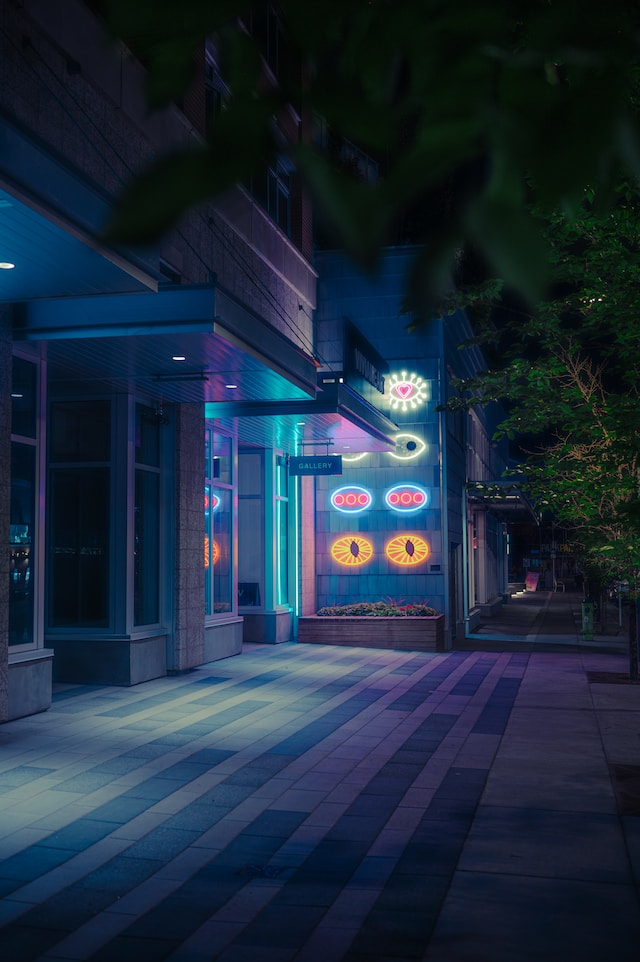
#> input picture DL/OpenCV/Module1/img/img5.jpg, 640 x 962 px, found by its file name
$ python 9.HistogramImage.py
#> lines starting #> are read from the running program, lines starting #| are printed output that depends on the picture
import numpy as np
import cv2 as cv
from matplotlib import pyplot as plt

img = cv.imread("D:/2-bai tap cua dev/PythonAI/AI/DL/OpenCV/Module1/img/img5.jpg", cv.IMREAD_GRAYSCALE)
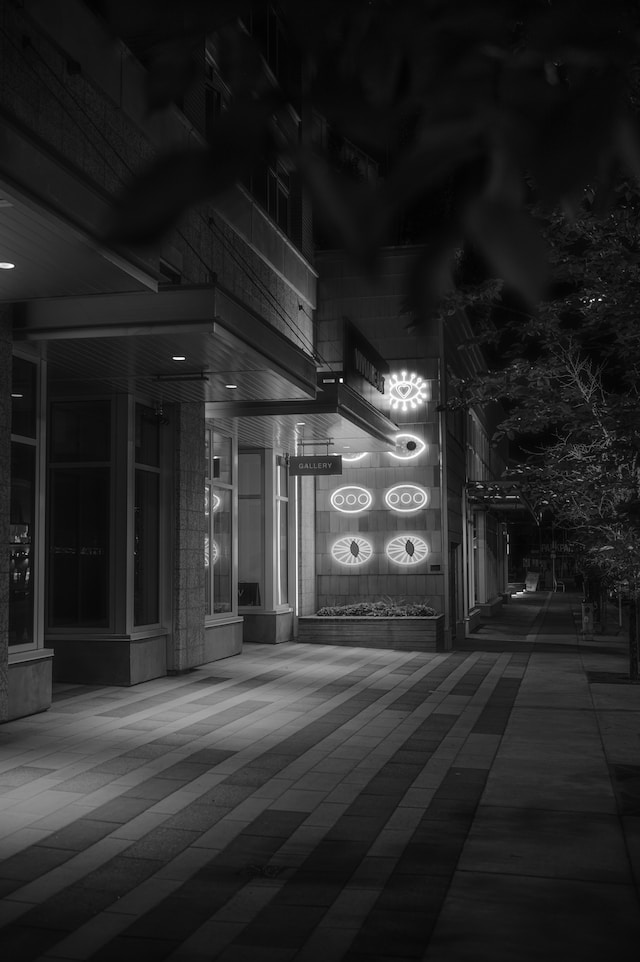
#> img: shape (962, 640); min 0, max 255, mean 41.1

# [12 lines of commented-out code are left out]
hist,bins = np.histogram(img.flatten(),256,[0,256])
#> hist = 256 values, max 19936 at index 13, min 23 at index 236, mean 2405; bins = 257 values from 0 to 256

# tinh toan can mau
cdf = hist.cumsum()
#> cdf = 256 values from 97 to 615680
cdf_normalized = cdf * float(hist.max()) / cdf.max()
#> cdf_normalized = 256 values from 3.14 to 19936

# mask
cdf_m = np.ma.masked_equal(cdf, 0)
cdf_m = (cdf_m - cdf_m.min())*255/(cdf_m.max()-cdf_m.min())
cdf = np.ma.filled(cdf_m,0).astype('uint8')
#> cdf = 256 values from 0 to 255

img2 = cdf[img]
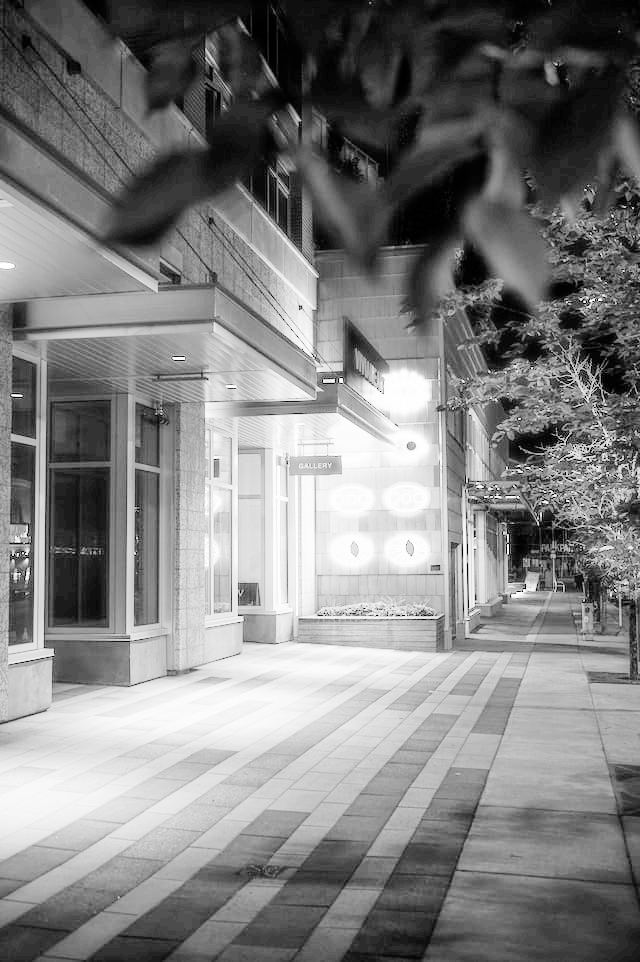
#> img2: shape (962, 640); min 0, max 255, mean 128.8

# show ra hinh can bang
plt.plot(img2, color = 'b')
plt.hist(img.flatten(),256,[0,256], color = 'r')
plt.xlim([0,256])
plt.legend(('cdf','histogram'), loc = 'upper left')

plt.show()
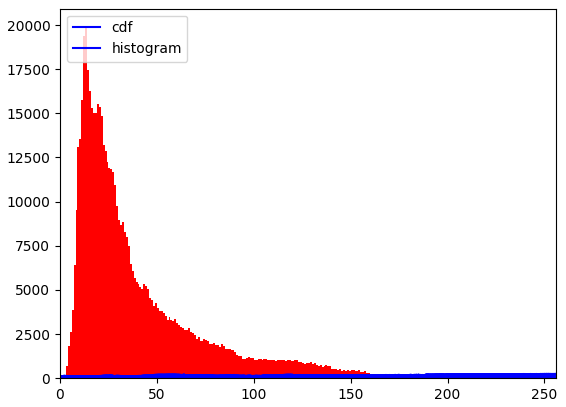
#> figure drawn by matplotlib, 1 panel; tallest bar 19936 high, from x = 13 to 14; curve peaks at x = 263, y = 254; curve peaks at x = 263, y = 254; curve peaks at x = 264, y = 254

$ run again, with DL/OpenCV/Module1/img/img1.jpg copied over DL/OpenCV/Module1/img/img5.jpg
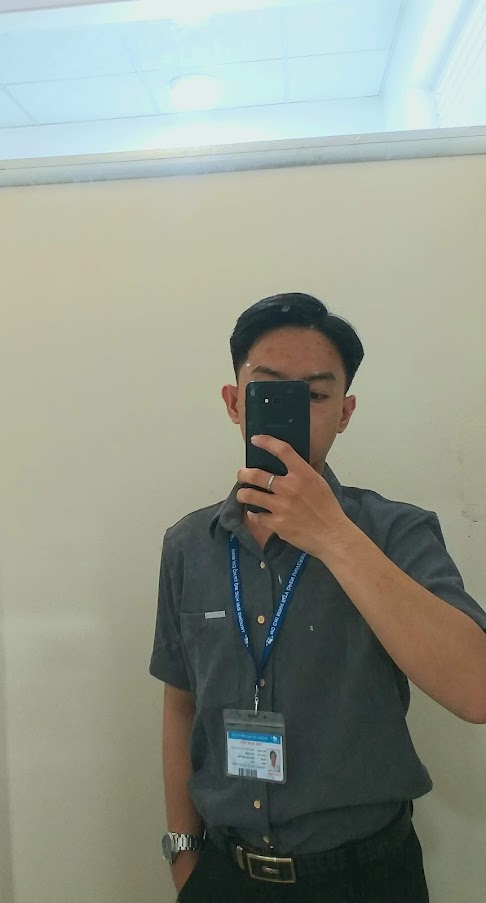
#> input picture DL/OpenCV/Module1/img/img1.jpg, 486 x 903 px, found by its file name
#> `img = cv.imread("D:/2-bai tap cua dev/PythonAI/AI/DL/OpenCV/Module1/im..`:
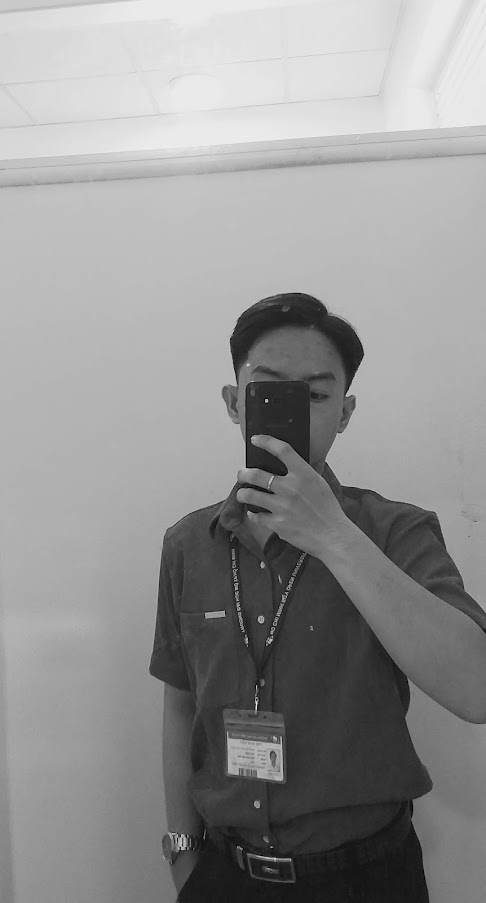
#> img: shape (903, 486); min 0, max 241, mean 147
#> hist = 256 values, max 10527 at index 190, min 0 at index 240, mean 1714.3; bins = 257 values from 0 to 256
#> `cdf = hist.cumsum()`: cdf = 256 values from 43 to 438858
#> cdf_normalized = 256 values from 1.03 to 10527
#> `cdf = np.ma.filled(cdf_m,0).astype('uint8')`: cdf = 256 values from 0 to 255
#> `plt.show()`:
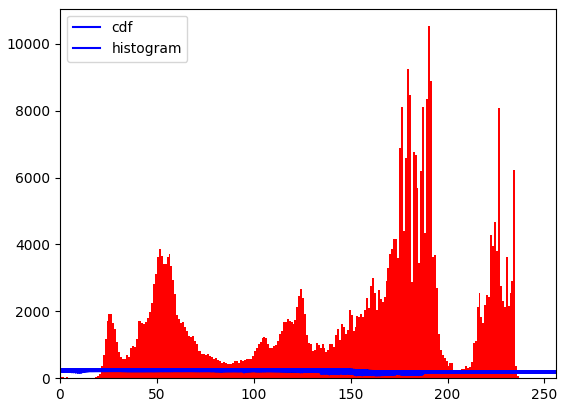
#> figure drawn by matplotlib, 1 panel; tallest bar 10527 high, from x = 190 to 191; curve peaks at x = 32, y = 221; curve peaks at x = 24, y = 220; curve peaks at x = 24, y = 220

$ run again, with DL/OpenCV/Module1/img/img2.jpg copied over DL/OpenCV/Module1/img/img5.jpg
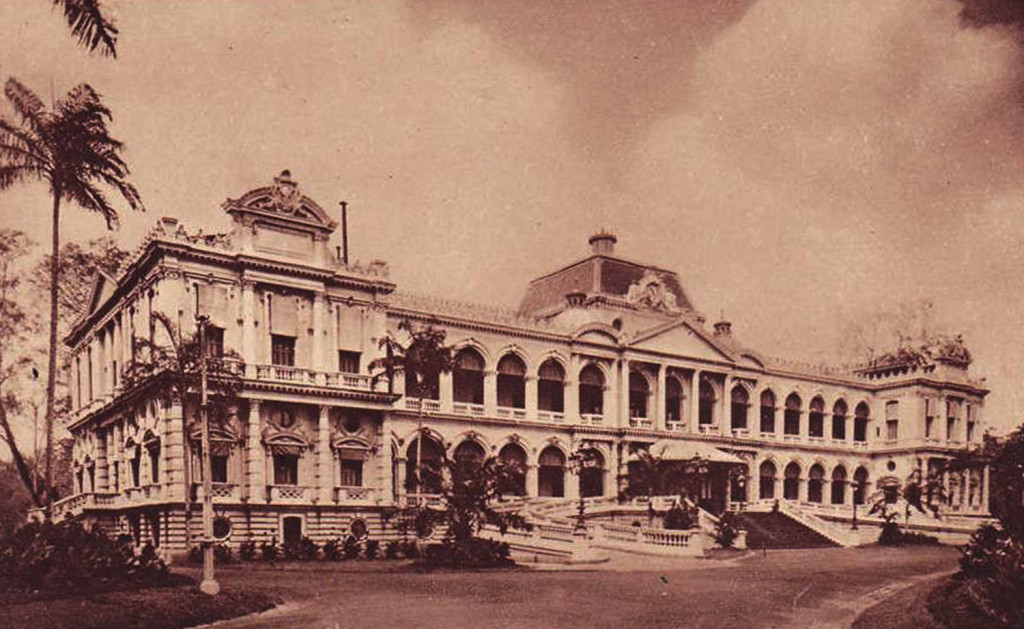
#> input picture DL/OpenCV/Module1/img/img2.jpg, 1024 x 629 px, found by its file name
#> `img = cv.imread("D:/2-bai tap cua dev/PythonAI/AI/DL/OpenCV/Module1/im..`:
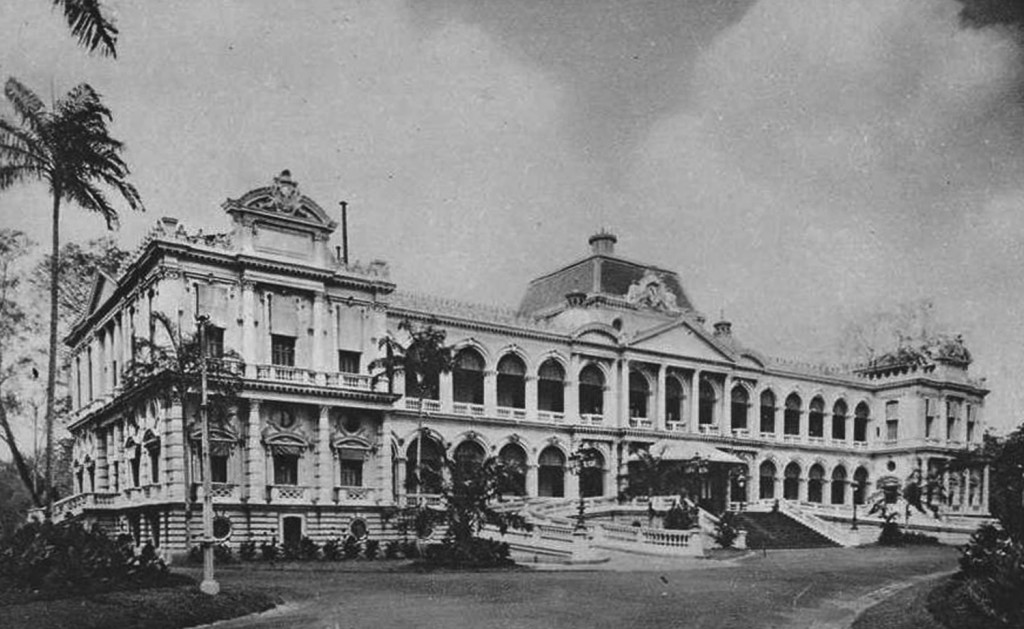
#> img: shape (629, 1024); min 8, max 236, mean 132.1
#> hist = 256 values, max 16551 at index 176, min 0 at index 0, mean 2516; bins = 257 values from 0 to 256
#> `cdf = hist.cumsum()`: cdf = 256 values from 0 to 644096
#> cdf_normalized = 256 values from 0 to 16551
#> `cdf = np.ma.filled(cdf_m,0).astype('uint8')`: cdf = 256 values from 0 to 255
#> `plt.show()`:
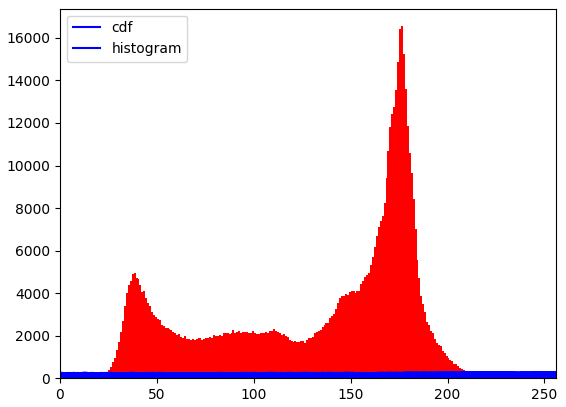
#> figure drawn by matplotlib, 1 panel; tallest bar 16551 high, from x = 176 to 177; curve peaks at x = 440, y = 251; curve peaks at x = 433, y = 253; curve peaks at x = 440, y = 253

$ run again, with DL/OpenCV/Module1/img/img3.jpg copied over DL/OpenCV/Module1/img/img5.jpg
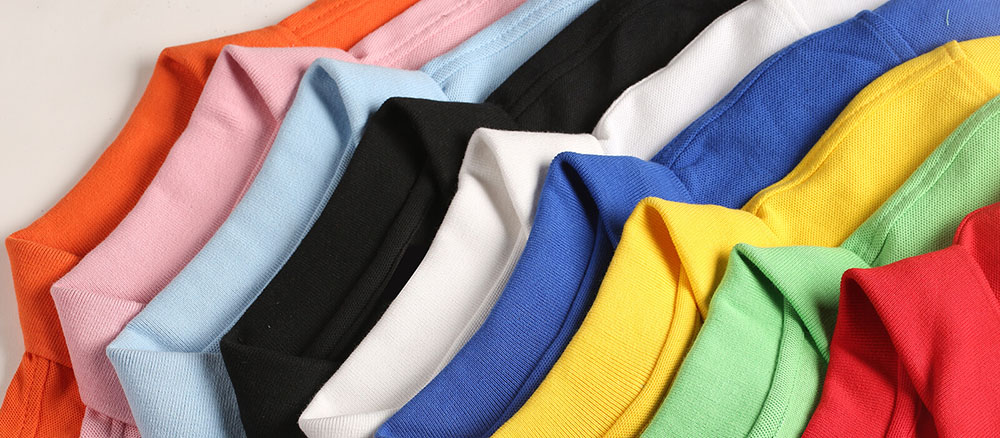
#> input picture DL/OpenCV/Module1/img/img3.jpg, 1000 x 438 px, found by its file name
#> `img = cv.imread("D:/2-bai tap cua dev/PythonAI/AI/DL/OpenCV/Module1/im..`:
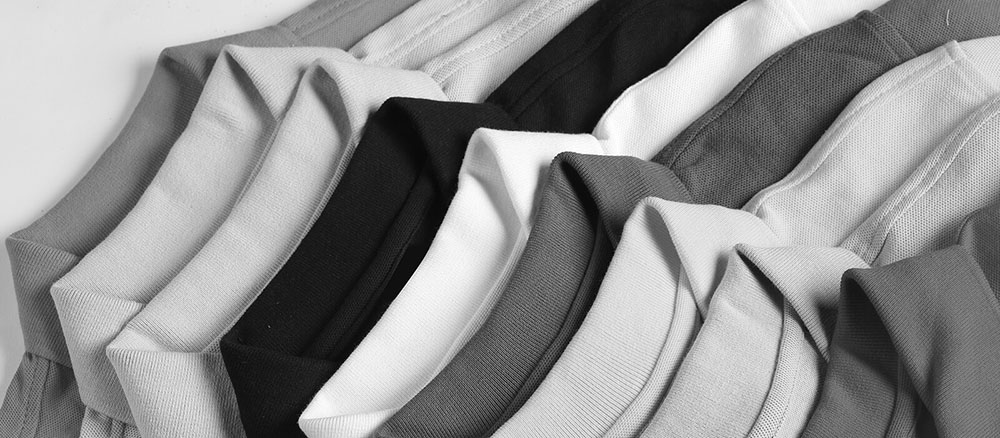
#> img: shape (438, 1000); min 0, max 255, mean 143.6
#> hist = 256 values, max 9438 at index 225, min 15 at index 3, mean 1710.9; bins = 257 values from 0 to 256
#> `cdf = hist.cumsum()`: cdf = 256 values from 58 to 438000
#> cdf_normalized = 256 values from 1.25 to 9438
#> `cdf = np.ma.filled(cdf_m,0).astype('uint8')`: cdf = 256 values from 0 to 255
#> `plt.show()`:
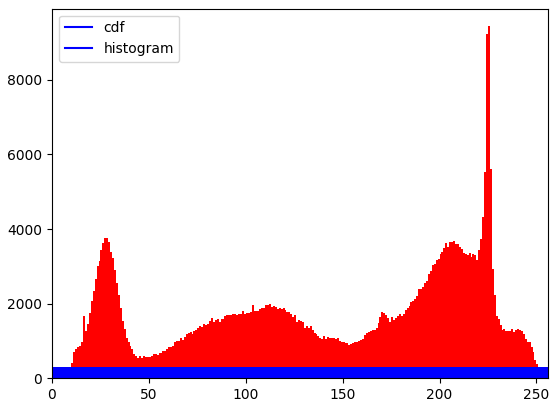
#> figure drawn by matplotlib, 1 panel; tallest bar 9438 high, from x = 225 to 226; curve peaks at x = 176, y = 236; curve peaks at x = 176, y = 236; curve peaks at x = 117, y = 236
